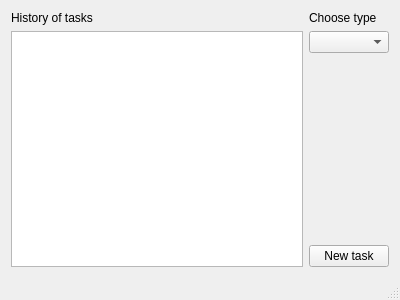
<?xml version="1.0" encoding="UTF-8"?>
<ui version="4.0">
 <class>MainWindow</class>
 <widget class="QMainWindow" name="MainWindow">
  <property name="geometry">
   <rect>
    <x>0</x>
    <y>0</y>
    <width>400</width>
    <height>300</height>
   </rect>
  </property>
  <property name="windowTitle">
   <string>MainWindow</string>
  </property>
  <widget class="QWidget" name="centralWidget">
   <layout class="QGridLayout" name="gridLayout">
    <item row="0" column="0">
     <layout class="QVBoxLayout" name="verticalLayout">
      <item>
       <widget class="QLabel" name="label_2">
        <property name="text">
         <string>History of tasks</string>
        </property>
       </widget>
      </item>
      <item>
       <widget class="QListView" name="taskHistoryList"/>
      </item>
     </layout>
    </item>
    <item row="0" column="1">
     <layout class="QVBoxLayout" name="verticalLayout_2">
      <item>
       <widget class="QLabel" name="label">
        <property name="text">
         <string>Choose type</string>
        </property>
       </widget>
      </item>
      <item>
       <widget class="QComboBox" name="taskTypesCombo"/>
      </item>
      <item>
       <spacer name="verticalSpacer">
        <property name="orientation">
         <enum>Qt::Vertical</enum>
        </property>
        <property name="sizeHint" stdset="0">
         <size>
          <width>20</width>
          <height>40</height>
         </size>
        </property>
       </spacer>
      </item>
      <item>
       <widget class="QPushButton" name="newTaskButton">
        <property name="text">
         <string>New task</string>
        </property>
       </widget>
      </item>
     </layout>
    </item>
   </layout>
  </widget>
  <widget class="QMenuBar" name="menuBar">
   <property name="geometry">
    <rect>
     <x>0</x>
     <y>0</y>
     <width>400</width>
     <height>22</height>
    </rect>
   </property>
  </widget>
  <widget class="QStatusBar" name="statusBar"/>
 </widget>
 <layoutdefault spacing="6" margin="11"/>
 <resources/>
 <connections/>
</ui>
